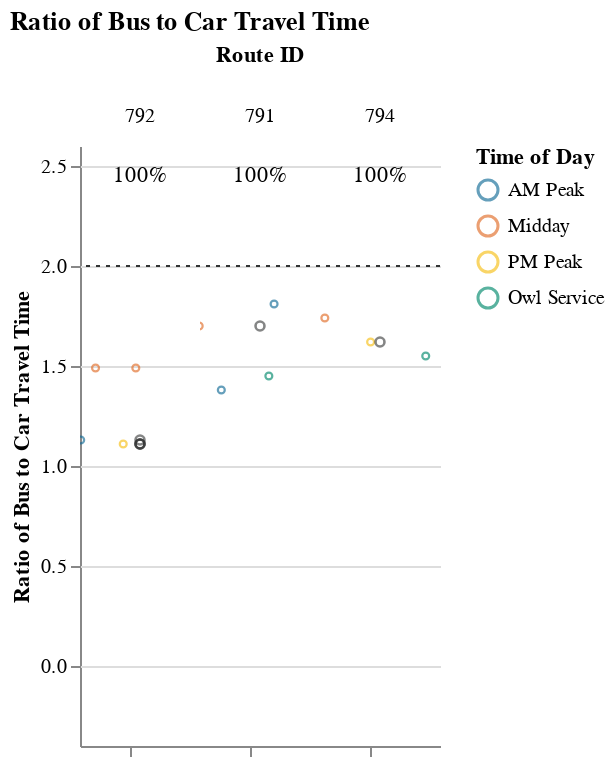
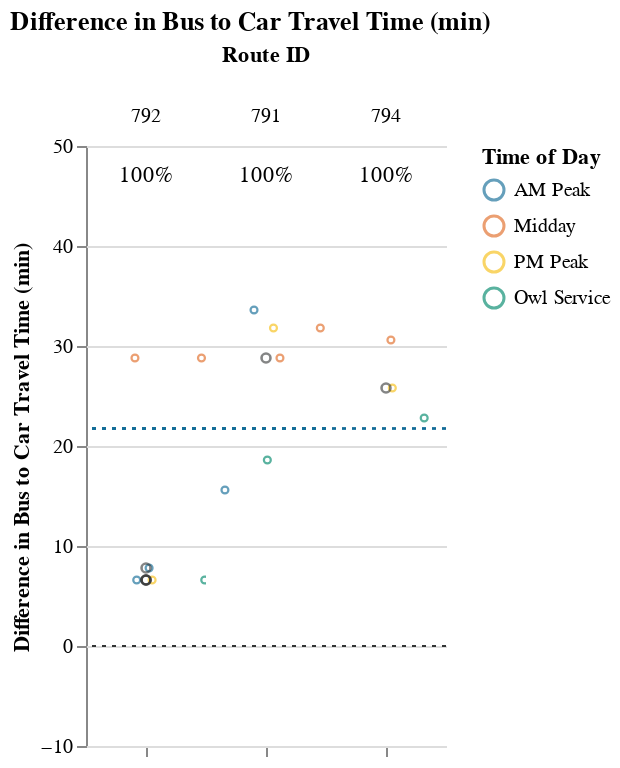

The code cell stored with these charts, in order, in its notebook:
### Markdown cell above
### Medium Routes (1-1.5 hrs)

### Code cell
route_group = "medium"
try:
    subset_routes, mult, diff  = setup_charts(df, PCT_COMPETITIVE_THRESHOLD, route_group)
    if len(subset_routes) > 0:
        display(
            Markdown(
                f"{CAPTIONS_DICT[route_group]}"
                "Within each route group, routes are sorted in descending order "
                "by % competitive trips and # trips below the additional time cut-off."
            )
        )

        display(mult)
        display(diff)
except:
    print("No routes meet this criteria.")

### Figure 1 — Vega-Lite specification as saved in the notebook (floating-point values rounded to 4 significant figures)
{"config": {"view": {"continuousWidth": 400, "continuousHeight": 300, "stroke": null}, "facet": {"spacing": 0}}, "data": {"name": "data-cec36ca7e28ed5346dc87476c5325a95"}, "facet": {"column": {"field": "route_id", "sort": ["792", "791", "794"], "title": "Route ID", "type": "nominal"}}, "spec": {"layer": [{"mark": {"type": "point", "opacity": 0.65, "size": 12, "strokeWidth": 1.1}, "encoding": {"color": {"field": "time_of_day", "scale": {"range": ["#136C97", "#E16B26", "#F6BF16", "#00896B", "#7790A3", "#5B559C"]}, "sort": ["AM Peak", "Midday", "PM Peak", "Owl Service"], "title": "Time of Day", "type": "nominal"}, "tooltip": [{"field": "route_id", "type": "nominal"}, {"field": "trip_id", "type": "nominal"}, {"field": "service_hours", "type": "quantitative"}, {"field": "car_duration_hours", "type": "quantitative"}, {"field": "bus_multiplier", "type": "quantitative"}, {"field": "bus_difference", "type": "quantitative"}, {"field": "num_trips", "type": "quantitative"}, {"field": "num_competitive", "type": "quantitative"}, {"field": "pct_trips_competitive", "type": "quantitative"}, {"field": "p25", "type": "quantitative"}, {"field": "p50", "type": "quantitative"}, {"field": "p75", "type": "quantitative"}], "x": {"axis": {"grid": false, "labels": false, "ticks": true, "values": [0]}, "field": "jitter", "scale": {}, "title": null, "type": "quantitative"}, "y": {"field": "bus_multiplier", "scale": {"domain": [-0.25, 2.5]}, "title": "Ratio of Bus to Car Travel Time", "type": "quantitative"}}, "selection": {"selector003": {"type": "interval", "bind": "scales", "encodings": ["x", "y"]}}, "transform": [{"calculate": "sqrt(-2*log(random()))*cos(2*PI*random())", "as": "jitter"}], "width": 60}, {"layer": [{"mark": {"type": "point", "opacity": 0.6, "size": 20, "strokeWidth": 1.3}, "encoding": {"color": {"value": "#323434"}, "y": {"field": "bus_multiplier", "type": "quantitative"}}, "transform": [{"filter": "(datum.p50_trip === 1)"}]}, {"mark": {"type": "rule", "strokeDash": [2, 3]}, "encoding": {"color": {"value": "#323434"}, "y": {"field": "cutoff", "type": "quantitative"}}}, {"mark": {"type": "text", "align": "center", "baseline": "middle"}, "encoding": {"color": {"value": "black"}, "text": {"field": "pct_trips_competitive", "format": ".0%", "type": "quantitative"}, "tooltip": [{"field": "route_id", "type": "nominal"}, {"field": "trip_id", "type": "nominal"}, {"field": "service_hours", "type": "quantitative"}, {"field": "car_duration_hours", "type": "quantitative"}, {"field": "bus_multiplier", "type": "quantitative"}, {"field": "bus_difference", "type": "quantitative"}, {"field": "num_trips", "type": "quantitative"}, {"field": "num_competitive", "type": "quantitative"}, {"field": "pct_trips_competitive", "type": "quantitative"}, {"field": "p25", "type": "quantitative"}, {"field": "p50", "type": "quantitative"}, {"field": "p75", "type": "quantitative"}], "x": {"value": 30}, "y": {"value": 15}}, "transform": [{"calculate": "sqrt(-2*log(random()))*cos(2*PI*random())", "as": "jitter"}, {"filter": "(datum.fastest_trip === 1)"}]}]}]}, "resolve": {"scale": {"y": "shared"}}, "title": "Ratio of Bus to Car Travel Time", "$schema": "https://vega.github.io/schema/vega-lite/v4.17.0.json", "datasets": {"data-cec36ca7e28ed5346dc87476c5325a95": [{"calitp_itp_id": 295, "trip_key": 90724536707304223, "trip_id": "2062", "shape_id": "35", "route_id": "791", "service_hours": 0.95, "trip_first_departure_ts": 30600, "trip_last_arrival_ts": 34020, "departure_hour": 8, "time_of_day": "AM Peak", "p25": 1.042, "p50": 1.195, "p75": 1.22, "p50_trip": 0, "fastest_trip": 1, "car_duration_hours": 0.69, "competitive_route": 1, "bus_multiplier": 1.38, "bus_difference": 15.6, "num_trips": 6, "num_competitive": 6, "pct_trips_competitive": 1.0, "bus_difference_spread": 18.0, "route_group": "medium", "max_trip_hrs": 1.25, "max_trip_route_group": 1.45, "name": "City of Santa Clarita", "caltrans_district": "07 - Los Angeles", "drmt_organization_name": null, "cutoff2": 21.75, "cutoff": 2}, {"calitp_itp_id": 295, "trip_key": 8998977082027214412, "trip_id": "2059", "shape_id": "35", "route_id": "791", "service_hours": 1.0, "trip_first_departure_ts": 24600, "trip_last_arrival_ts": 28200, "departure_hour": 6, "time_of_day": "Owl Service", "p25": 1.042, "p50": 1.195, "p75": 1.22, "p50_trip": 0, "fastest_trip": 0, "car_duration_hours": 0.69, "competitive_route": 1, "bus_multiplier": 1.45, "bus_difference": 18.6, "num_trips": 6, "num_competitive": 6, "pct_trips_competitive": 1.0, "bus_difference_spread": 18.0, "route_group": "medium", "max_trip_hrs": 1.25, "max_trip_route_group": 1.45, "name": "City of Santa Clarita", "caltrans_district": "07 - Los Angeles", "drmt_organization_name": null, "cutoff2": 21.75, "cutoff": 2}, {"calitp_itp_id": 295, "trip_key": -4465003312739582576, "trip_id": "2063", "shape_id": "55", "route_id": "791", "service_hours": 1.17, "trip_first_departure_ts": 51600, "trip_last_arrival_ts": 55800, "departure_hour": 14, "time_of_day": "Midday", "p25": 1.042, "p50": 1.195, "p75": 1.22, "p50_trip": 1, "fastest_trip": 0, "car_duration_hours": 0.69, "competitive_route": 1, "bus_multiplier": 1.7, "bus_difference": 28.8, "num_trips": 6, "num_competitive": 6, "pct_trips_competitive": 1.0, "bus_difference_spread": 18.0, "route_group": "medium", "max_trip_hrs": 1.25, "max_trip_route_group": 1.45, "name": "City of Santa Clarita", "caltrans_district": "07 - Los Angeles", "drmt_organization_name": null, "cutoff2": 21.75, "cutoff": 2}, {"calitp_itp_id": 295, "trip_key": 7435519898955111689, "trip_id": "2064", "shape_id": "54", "route_id": "791", "service_hours": 1.22, "trip_first_departure_ts": 56100, "trip_last_arrival_ts": 60480, "departure_hour": 15, "time_of_day": "Midday", "p25": 1.042, "p50": 1.195, "p75": 1.22, "p50_trip": 0, "fastest_trip": 0, "car_duration_hours": 0.69, "competitive_route": 1, "bus_multiplier": 1.77, "bus_difference": 31.8, "num_trips": 6, "num_competitive": 6, "pct_trips_competitive": 1.0, "bus_difference_spread": 18.0, "route_group": "medium", "max_trip_hrs": 1.25, "max_trip_route_group": 1.45, "name": "City of Santa Clarita", "caltrans_district": "07 - Los Angeles", "drmt_organization_name": null, "cutoff2": 21.75, "cutoff": 2}, {"calitp_itp_id": 295, "trip_key": 613643065617105215, "trip_id": "2065", "shape_id": "54", "route_id": "791", "service_hours": 1.22, "trip_first_departure_ts": 61320, "trip_last_arrival_ts": 65700, "departure_hour": 17, "time_of_day": "PM Peak", "p25": 1.042, "p50": 1.195, "p75": 1.22, "p50_trip": 0, "fastest_trip": 0, "car_duration_hours": 0.69, "competitive_route": 1, "bus_multiplier": 1.77, "bus_difference": 31.8, "num_trips": 6, "num_competitive": 6, "pct_trips_competitive": 1.0, "bus_difference_spread": 18.0, "route_group": "medium", "max_trip_hrs": 1.25, "max_trip_route_group": 1.45, "name": "City of Santa Clarita", "caltrans_district": "07 - Los Angeles", "drmt_organization_name": null, "cutoff2": 21.75, "cutoff": 2}, {"calitp_itp_id": 295, "trip_key": -4858443533916626083, "trip_id": "2060", "shape_id": "59", "route_id": "791", "service_hours": 1.25, "trip_first_departure_ts": 26400, "trip_last_arrival_ts": 30900, "departure_hour": 7, "time_of_day": "AM Peak", "p25": 1.042, "p50": 1.195, "p75": 1.22, "p50_trip": 0, "fastest_trip": 0, "car_duration_hours": 0.69, "competitive_route": 1, "bus_multiplier": 1.81, "bus_difference": 33.6, "num_trips": 6, "num_competitive": 6, "pct_trips_competitive": 1.0, "bus_difference_spread": 18.0, "route_group": "medium", "max_trip_hrs": 1.25, "max_trip_route_group": 1.45, "name": "City of Santa Clarita", "caltrans_district": "07 - Los Angeles", "drmt_organization_name": null, "cutoff2": 21.75, "cutoff": 2}, {"calitp_itp_id": 295, "trip_key": -4799802119798677315, "trip_id": "2188", "shape_id": "201", "route_id": "792", "service_hours": 1.08, "trip_first_departure_ts": 24600, "trip_last_arrival_ts": 28500, "departure_hour": 6, "time_of_day": "Owl Service", "p25": 1.08, "p50": 1.09, "p75": 1.363, "p50_trip": 1, "fastest_trip": 0, "car_duration_hours": 0.97, "competitive_route": 1, "bus_multiplier": 1.11, "bus_difference": 6.6, "num_trips": 6, "num_competitive": 6, "pct_trips_competitive": 1.0, "bus_difference_spread": 22.2, "route_group": "medium", "max_trip_hrs": 1.45, "max_trip_route_group": 1.45, "name": "City of Santa Clarita", "caltrans_district": "07 - Los Angeles", "drmt_organization_name": null, "cutoff2": 21.75, "cutoff": 2}, {"calitp_itp_id": 295, "trip_key": -2145228177646011422, "trip_id": "3052", "shape_id": "159", "route_id": "792", "service_hours": 1.08, "trip_first_departure_ts": 62700, "trip_last_arrival_ts": 66600, "departure_hour": 17, "time_of_day": "PM Peak", "p25": 1.08, "p50": 1.09, "p75": 1.363, "p50_trip": 1, "fastest_trip": 1, "car_duration_hours": 0.97, "competitive_route": 1, "bus_multiplier": 1.11, "bus_difference": 6.6, "num_trips": 6, "num_competitive": 6, "pct_trips_competitive": 1.0, "bus_difference_spread": 22.2, "route_group": "medium", "max_trip_hrs": 1.45, "max_trip_route_group": 1.45, "name": "City of Santa Clarita", "caltrans_district": "07 - Los Angeles", "drmt_organization_name": null, "cutoff2": 21.75, "cutoff": 2}, {"calitp_itp_id": 295, "trip_key": -1723290843438135529, "trip_id": "815", "shape_id": "201", "route_id": "792", "service_hours": 1.08, "trip_first_departure_ts": 25440, "trip_last_arrival_ts": 29340, "departure_hour": 7, "time_of_day": "AM Peak", "p25": 1.08, "p50": 1.09, "p75": 1.363, "p50_trip": 1, "fastest_trip": 0, "car_duration_hours": 0.97, "competitive_route": 1, "bus_multiplier": 1.11, "bus_difference": 6.6, "num_trips": 6, "num_competitive": 6, "pct_trips_competitive": 1.0, "bus_difference_spread": 22.2, "route_group": "medium", "max_trip_hrs": 1.45, "max_trip_route_group": 1.45, "name": "City of Santa Clarita", "caltrans_district": "07 - Los Angeles", "drmt_organization_name": null, "cutoff2": 21.75, "cutoff": 2}, {"calitp_itp_id": 295, "trip_key": -2917032666701770817, "trip_id": "816", "shape_id": "201", "route_id": "792", "service_hours": 1.1, "trip_first_departure_ts": 28020, "trip_last_arrival_ts": 31980, "departure_hour": 7, "time_of_day": "AM Peak", "p25": 1.08, "p50": 1.09, "p75": 1.363, "p50_trip": 1, "fastest_trip": 0, "car_duration_hours": 0.97, "competitive_route": 1, "bus_multiplier": 1.13, "bus_difference": 7.8, "num_trips": 6, "num_competitive": 6, "pct_trips_competitive": 1.0, "bus_difference_spread": 22.2, "route_group": "medium", "max_trip_hrs": 1.45, "max_trip_route_group": 1.45, "name": "City of Santa Clarita", "caltrans_district": "07 - Los Angeles", "drmt_organization_name": null, "cutoff2": 21.75, "cutoff": 2}, {"calitp_itp_id": 295, "trip_key": 2443118677751705358, "trip_id": "3049", "shape_id": "179", "route_id": "792", "service_hours": 1.45, "trip_first_departure_ts": 53940, "trip_last_arrival_ts": 59160, "departure_hour": 14, "time_of_day": "Midday", "p25": 1.08, "p50": 1.09, "p75": 1.363, "p50_trip": 0, "fastest_trip": 0, "car_duration_hours": 0.97, "competitive_route": 1, "bus_multiplier": 1.49, "bus_difference": 28.8, "num_trips": 6, "num_competitive": 6, "pct_trips_competitive": 1.0, "bus_difference_spread": 22.2, "route_group": "medium", "max_trip_hrs": 1.45, "max_trip_route_group": 1.45, "name": "City of Santa Clarita", "caltrans_district": "07 - Los Angeles", "drmt_organization_name": null, "cutoff2": 21.75, "cutoff": 2}, {"calitp_itp_id": 295, "trip_key": -304887942601533520, "trip_id": "3051", "shape_id": "179", "route_id": "792", "service_hours": 1.45, "trip_first_departure_ts": 57540, "trip_last_arrival_ts": 62760, "departure_hour": 15, "time_of_day": "Midday", "p25": 1.08, "p50": 1.09, "p75": 1.363, "p50_trip": 0, "fastest_trip": 0, "car_duration_hours": 0.97, "competitive_route": 1, "bus_multiplier": 1.49, "bus_difference": 28.8, "num_trips": 6, "num_competitive": 6, "pct_trips_competitive": 1.0, "bus_difference_spread": 22.2, "route_group": "medium", "max_trip_hrs": 1.45, "max_trip_route_group": 1.45, "name": "City of Santa Clarita", "caltrans_district": "07 - Los Angeles", "drmt_organization_name": null, "cutoff2": 21.75, "cutoff": 2}, {"calitp_itp_id": 295, "trip_key": -6737610787613604247, "trip_id": "3053", "shape_id": "200", "route_id": "794", "service_hours": 1.07, "trip_first_departure_ts": 24600, "trip_last_arrival_ts": 28440, "departure_hour": 6, "time_of_day": "Owl Service", "p25": 1.095, "p50": 1.12, "p75": 1.16, "p50_trip": 0, "fastest_trip": 1, "car_duration_hours": 0.69, "competitive_route": 1, "bus_multiplier": 1.55, "bus_difference": 22.8, "num_trips": 3, "num_competitive": 3, "pct_trips_competitive": 1.0, "bus_difference_spread": 7.8, "route_group": "medium", "max_trip_hrs": 1.2, "max_trip_route_group": 1.45, "name": "City of Santa Clarita", "caltrans_district": "07 - Los Angeles", "drmt_organization_name": null, "cutoff2": 21.75, "cutoff": 2}, {"calitp_itp_id": 295, "trip_key": 4330343996309374576, "trip_id": "3059", "shape_id": "198", "route_id": "794", "service_hours": 1.12, "trip_first_departure_ts": 61920, "trip_last_arrival_ts": 65940, "departure_hour": 17, "time_of_day": "PM Peak", "p25": 1.095, "p50": 1.12, "p75": 1.16, "p50_trip": 1, "fastest_trip": 0, "car_duration_hours": 0.69, "competitive_route": 1, "bus_multiplier": 1.62, "bus_difference": 25.8, "num_trips": 3, "num_competitive": 3, "pct_trips_competitive": 1.0, "bus_difference_spread": 7.8, "route_group": "medium", "max_trip_hrs": 1.2, "max_trip_route_group": 1.45, "name": "City of Santa Clarita", "caltrans_district": "07 - Los Angeles", "drmt_organization_name": null, "cutoff2": 21.75, "cutoff": 2}, {"calitp_itp_id": 295, "trip_key": 249366034620175958, "trip_id": "3058", "shape_id": "198", "route_id": "794", "service_hours": 1.2, "trip_first_departure_ts": 58800, "trip_last_arrival_ts": 63120, "departure_hour": 16, "time_of_day": "Midday", "p25": 1.095, "p50": 1.12, "p75": 1.16, "p50_trip": 0, "fastest_trip": 0, "car_duration_hours": 0.69, "competitive_route": 1, "bus_multiplier": 1.74, "bus_difference": 30.6, "num_trips": 3, "num_competitive": 3, "pct_trips_competitive": 1.0, "bus_difference_spread": 7.8, "route_group": "medium", "max_trip_hrs": 1.2, "max_trip_route_group": 1.45, "name": "City of Santa Clarita", "caltrans_district": "07 - Los Angeles", "drmt_organization_name": null, "cutoff2": 21.75, "cutoff": 2}]}}

### Figure 2 — Vega-Lite specification as saved in the notebook (floating-point values rounded to 4 significant figures)
{"config": {"view": {"continuousWidth": 400, "continuousHeight": 300, "stroke": null}, "facet": {"spacing": 0}}, "data": {"name": "data-6e52d55f84a68d06eb136b69c53e9cc0"}, "facet": {"column": {"field": "route_id", "sort": ["792", "791", "794"], "title": "Route ID", "type": "nominal"}}, "spec": {"layer": [{"mark": {"type": "point", "opacity": 0.65, "size": 12, "strokeWidth": 1.1}, "encoding": {"color": {"field": "time_of_day", "scale": {"range": ["#136C97", "#E16B26", "#F6BF16", "#00896B", "#7790A3", "#5B559C"]}, "sort": ["AM Peak", "Midday", "PM Peak", "Owl Service"], "title": "Time of Day", "type": "nominal"}, "tooltip": [{"field": "route_id", "type": "nominal"}, {"field": "trip_id", "type": "nominal"}, {"field": "service_hours", "type": "quantitative"}, {"field": "car_duration_hours", "type": "quantitative"}, {"field": "bus_multiplier", "type": "quantitative"}, {"field": "bus_difference", "type": "quantitative"}, {"field": "num_trips", "type": "quantitative"}, {"field": "num_competitive", "type": "quantitative"}, {"field": "pct_trips_competitive", "type": "quantitative"}, {"field": "p25", "type": "quantitative"}, {"field": "p50", "type": "quantitative"}, {"field": "p75", "type": "quantitative"}], "x": {"axis": {"grid": false, "labels": false, "ticks": true, "values": [0]}, "field": "jitter", "scale": {}, "title": null, "type": "quantitative"}, "y": {"field": "bus_difference", "scale": {"domain": [-7.2, 46.8]}, "title": "Difference in Bus to Car Travel Time (min)", "type": "quantitative"}}, "selection": {"selector004": {"type": "interval", "bind": "scales", "encodings": ["x", "y"]}}, "transform": [{"calculate": "sqrt(-2*log(random()))*cos(2*PI*random())", "as": "jitter"}], "width": 60}, {"layer": [{"mark": {"type": "point", "opacity": 0.6, "size": 20, "strokeWidth": 1.3}, "encoding": {"color": {"value": "#323434"}, "y": {"field": "bus_difference", "type": "quantitative"}}, "transform": [{"filter": "(datum.p50_trip === 1)"}]}, {"mark": {"type": "rule", "strokeDash": [2, 3]}, "encoding": {"color": {"value": "#323434"}, "y": {"field": "cutoff", "type": "quantitative"}}}, {"mark": {"type": "rule", "strokeDash": [2, 3]}, "encoding": {"color": {"value": "#136C97"}, "y": {"field": "cutoff2", "type": "quantitative"}}}, {"mark": {"type": "text", "align": "center", "baseline": "middle"}, "encoding": {"color": {"value": "black"}, "text": {"field": "pct_trips_competitive", "format": ".0%", "type": "quantitative"}, "tooltip": [{"field": "route_id", "type": "nominal"}, {"field": "trip_id", "type": "nominal"}, {"field": "service_hours", "type": "quantitative"}, {"field": "car_duration_hours", "type": "quantitative"}, {"field": "bus_multiplier", "type": "quantitative"}, {"field": "bus_difference", "type": "quantitative"}, {"field": "num_trips", "type": "quantitative"}, {"field": "num_competitive", "type": "quantitative"}, {"field": "pct_trips_competitive", "type": "quantitative"}, {"field": "p25", "type": "quantitative"}, {"field": "p50", "type": "quantitative"}, {"field": "p75", "type": "quantitative"}], "x": {"value": 30}, "y": {"value": 15}}, "transform": [{"calculate": "sqrt(-2*log(random()))*cos(2*PI*random())", "as": "jitter"}, {"filter": "(datum.fastest_trip === 1)"}]}]}]}, "resolve": {"scale": {"y": "shared"}}, "title": "Difference in Bus to Car Travel Time (min)", "$schema": "https://vega.github.io/schema/vega-lite/v4.17.0.json", "datasets": {"data-6e52d55f84a68d06eb136b69c53e9cc0": [{"calitp_itp_id": 295, "trip_key": 90724536707304223, "trip_id": "2062", "shape_id": "35", "route_id": "791", "service_hours": 0.95, "trip_first_departure_ts": 30600, "trip_last_arrival_ts": 34020, "departure_hour": 8, "time_of_day": "AM Peak", "p25": 1.042, "p50": 1.195, "p75": 1.22, "p50_trip": 0, "fastest_trip": 1, "car_duration_hours": 0.69, "competitive_route": 1, "bus_multiplier": 1.38, "bus_difference": 15.6, "num_trips": 6, "num_competitive": 6, "pct_trips_competitive": 1.0, "bus_difference_spread": 18.0, "route_group": "medium", "max_trip_hrs": 1.25, "max_trip_route_group": 1.45, "name": "City of Santa Clarita", "caltrans_district": "07 - Los Angeles", "drmt_organization_name": null, "cutoff2": 21.75, "cutoff": 0}, {"calitp_itp_id": 295, "trip_key": 8998977082027214412, "trip_id": "2059", "shape_id": "35", "route_id": "791", "service_hours": 1.0, "trip_first_departure_ts": 24600, "trip_last_arrival_ts": 28200, "departure_hour": 6, "time_of_day": "Owl Service", "p25": 1.042, "p50": 1.195, "p75": 1.22, "p50_trip": 0, "fastest_trip": 0, "car_duration_hours": 0.69, "competitive_route": 1, "bus_multiplier": 1.45, "bus_difference": 18.6, "num_trips": 6, "num_competitive": 6, "pct_trips_competitive": 1.0, "bus_difference_spread": 18.0, "route_group": "medium", "max_trip_hrs": 1.25, "max_trip_route_group": 1.45, "name": "City of Santa Clarita", "caltrans_district": "07 - Los Angeles", "drmt_organization_name": null, "cutoff2": 21.75, "cutoff": 0}, {"calitp_itp_id": 295, "trip_key": -4465003312739582576, "trip_id": "2063", "shape_id": "55", "route_id": "791", "service_hours": 1.17, "trip_first_departure_ts": 51600, "trip_last_arrival_ts": 55800, "departure_hour": 14, "time_of_day": "Midday", "p25": 1.042, "p50": 1.195, "p75": 1.22, "p50_trip": 1, "fastest_trip": 0, "car_duration_hours": 0.69, "competitive_route": 1, "bus_multiplier": 1.7, "bus_difference": 28.8, "num_trips": 6, "num_competitive": 6, "pct_trips_competitive": 1.0, "bus_difference_spread": 18.0, "route_group": "medium", "max_trip_hrs": 1.25, "max_trip_route_group": 1.45, "name": "City of Santa Clarita", "caltrans_district": "07 - Los Angeles", "drmt_organization_name": null, "cutoff2": 21.75, "cutoff": 0}, {"calitp_itp_id": 295, "trip_key": 7435519898955111689, "trip_id": "2064", "shape_id": "54", "route_id": "791", "service_hours": 1.22, "trip_first_departure_ts": 56100, "trip_last_arrival_ts": 60480, "departure_hour": 15, "time_of_day": "Midday", "p25": 1.042, "p50": 1.195, "p75": 1.22, "p50_trip": 0, "fastest_trip": 0, "car_duration_hours": 0.69, "competitive_route": 1, "bus_multiplier": 1.77, "bus_difference": 31.8, "num_trips": 6, "num_competitive": 6, "pct_trips_competitive": 1.0, "bus_difference_spread": 18.0, "route_group": "medium", "max_trip_hrs": 1.25, "max_trip_route_group": 1.45, "name": "City of Santa Clarita", "caltrans_district": "07 - Los Angeles", "drmt_organization_name": null, "cutoff2": 21.75, "cutoff": 0}, {"calitp_itp_id": 295, "trip_key": 613643065617105215, "trip_id": "2065", "shape_id": "54", "route_id": "791", "service_hours": 1.22, "trip_first_departure_ts": 61320, "trip_last_arrival_ts": 65700, "departure_hour": 17, "time_of_day": "PM Peak", "p25": 1.042, "p50": 1.195, "p75": 1.22, "p50_trip": 0, "fastest_trip": 0, "car_duration_hours": 0.69, "competitive_route": 1, "bus_multiplier": 1.77, "bus_difference": 31.8, "num_trips": 6, "num_competitive": 6, "pct_trips_competitive": 1.0, "bus_difference_spread": 18.0, "route_group": "medium", "max_trip_hrs": 1.25, "max_trip_route_group": 1.45, "name": "City of Santa Clarita", "caltrans_district": "07 - Los Angeles", "drmt_organization_name": null, "cutoff2": 21.75, "cutoff": 0}, {"calitp_itp_id": 295, "trip_key": -4858443533916626083, "trip_id": "2060", "shape_id": "59", "route_id": "791", "service_hours": 1.25, "trip_first_departure_ts": 26400, "trip_last_arrival_ts": 30900, "departure_hour": 7, "time_of_day": "AM Peak", "p25": 1.042, "p50": 1.195, "p75": 1.22, "p50_trip": 0, "fastest_trip": 0, "car_duration_hours": 0.69, "competitive_route": 1, "bus_multiplier": 1.81, "bus_difference": 33.6, "num_trips": 6, "num_competitive": 6, "pct_trips_competitive": 1.0, "bus_difference_spread": 18.0, "route_group": "medium", "max_trip_hrs": 1.25, "max_trip_route_group": 1.45, "name": "City of Santa Clarita", "caltrans_district": "07 - Los Angeles", "drmt_organization_name": null, "cutoff2": 21.75, "cutoff": 0}, {"calitp_itp_id": 295, "trip_key": -4799802119798677315, "trip_id": "2188", "shape_id": "201", "route_id": "792", "service_hours": 1.08, "trip_first_departure_ts": 24600, "trip_last_arrival_ts": 28500, "departure_hour": 6, "time_of_day": "Owl Service", "p25": 1.08, "p50": 1.09, "p75": 1.363, "p50_trip": 1, "fastest_trip": 0, "car_duration_hours": 0.97, "competitive_route": 1, "bus_multiplier": 1.11, "bus_difference": 6.6, "num_trips": 6, "num_competitive": 6, "pct_trips_competitive": 1.0, "bus_difference_spread": 22.2, "route_group": "medium", "max_trip_hrs": 1.45, "max_trip_route_group": 1.45, "name": "City of Santa Clarita", "caltrans_district": "07 - Los Angeles", "drmt_organization_name": null, "cutoff2": 21.75, "cutoff": 0}, {"calitp_itp_id": 295, "trip_key": -2145228177646011422, "trip_id": "3052", "shape_id": "159", "route_id": "792", "service_hours": 1.08, "trip_first_departure_ts": 62700, "trip_last_arrival_ts": 66600, "departure_hour": 17, "time_of_day": "PM Peak", "p25": 1.08, "p50": 1.09, "p75": 1.363, "p50_trip": 1, "fastest_trip": 1, "car_duration_hours": 0.97, "competitive_route": 1, "bus_multiplier": 1.11, "bus_difference": 6.6, "num_trips": 6, "num_competitive": 6, "pct_trips_competitive": 1.0, "bus_difference_spread": 22.2, "route_group": "medium", "max_trip_hrs": 1.45, "max_trip_route_group": 1.45, "name": "City of Santa Clarita", "caltrans_district": "07 - Los Angeles", "drmt_organization_name": null, "cutoff2": 21.75, "cutoff": 0}, {"calitp_itp_id": 295, "trip_key": -1723290843438135529, "trip_id": "815", "shape_id": "201", "route_id": "792", "service_hours": 1.08, "trip_first_departure_ts": 25440, "trip_last_arrival_ts": 29340, "departure_hour": 7, "time_of_day": "AM Peak", "p25": 1.08, "p50": 1.09, "p75": 1.363, "p50_trip": 1, "fastest_trip": 0, "car_duration_hours": 0.97, "competitive_route": 1, "bus_multiplier": 1.11, "bus_difference": 6.6, "num_trips": 6, "num_competitive": 6, "pct_trips_competitive": 1.0, "bus_difference_spread": 22.2, "route_group": "medium", "max_trip_hrs": 1.45, "max_trip_route_group": 1.45, "name": "City of Santa Clarita", "caltrans_district": "07 - Los Angeles", "drmt_organization_name": null, "cutoff2": 21.75, "cutoff": 0}, {"calitp_itp_id": 295, "trip_key": -2917032666701770817, "trip_id": "816", "shape_id": "201", "route_id": "792", "service_hours": 1.1, "trip_first_departure_ts": 28020, "trip_last_arrival_ts": 31980, "departure_hour": 7, "time_of_day": "AM Peak", "p25": 1.08, "p50": 1.09, "p75": 1.363, "p50_trip": 1, "fastest_trip": 0, "car_duration_hours": 0.97, "competitive_route": 1, "bus_multiplier": 1.13, "bus_difference": 7.8, "num_trips": 6, "num_competitive": 6, "pct_trips_competitive": 1.0, "bus_difference_spread": 22.2, "route_group": "medium", "max_trip_hrs": 1.45, "max_trip_route_group": 1.45, "name": "City of Santa Clarita", "caltrans_district": "07 - Los Angeles", "drmt_organization_name": null, "cutoff2": 21.75, "cutoff": 0}, {"calitp_itp_id": 295, "trip_key": 2443118677751705358, "trip_id": "3049", "shape_id": "179", "route_id": "792", "service_hours": 1.45, "trip_first_departure_ts": 53940, "trip_last_arrival_ts": 59160, "departure_hour": 14, "time_of_day": "Midday", "p25": 1.08, "p50": 1.09, "p75": 1.363, "p50_trip": 0, "fastest_trip": 0, "car_duration_hours": 0.97, "competitive_route": 1, "bus_multiplier": 1.49, "bus_difference": 28.8, "num_trips": 6, "num_competitive": 6, "pct_trips_competitive": 1.0, "bus_difference_spread": 22.2, "route_group": "medium", "max_trip_hrs": 1.45, "max_trip_route_group": 1.45, "name": "City of Santa Clarita", "caltrans_district": "07 - Los Angeles", "drmt_organization_name": null, "cutoff2": 21.75, "cutoff": 0}, {"calitp_itp_id": 295, "trip_key": -304887942601533520, "trip_id": "3051", "shape_id": "179", "route_id": "792", "service_hours": 1.45, "trip_first_departure_ts": 57540, "trip_last_arrival_ts": 62760, "departure_hour": 15, "time_of_day": "Midday", "p25": 1.08, "p50": 1.09, "p75": 1.363, "p50_trip": 0, "fastest_trip": 0, "car_duration_hours": 0.97, "competitive_route": 1, "bus_multiplier": 1.49, "bus_difference": 28.8, "num_trips": 6, "num_competitive": 6, "pct_trips_competitive": 1.0, "bus_difference_spread": 22.2, "route_group": "medium", "max_trip_hrs": 1.45, "max_trip_route_group": 1.45, "name": "City of Santa Clarita", "caltrans_district": "07 - Los Angeles", "drmt_organization_name": null, "cutoff2": 21.75, "cutoff": 0}, {"calitp_itp_id": 295, "trip_key": -6737610787613604247, "trip_id": "3053", "shape_id": "200", "route_id": "794", "service_hours": 1.07, "trip_first_departure_ts": 24600, "trip_last_arrival_ts": 28440, "departure_hour": 6, "time_of_day": "Owl Service", "p25": 1.095, "p50": 1.12, "p75": 1.16, "p50_trip": 0, "fastest_trip": 1, "car_duration_hours": 0.69, "competitive_route": 1, "bus_multiplier": 1.55, "bus_difference": 22.8, "num_trips": 3, "num_competitive": 3, "pct_trips_competitive": 1.0, "bus_difference_spread": 7.8, "route_group": "medium", "max_trip_hrs": 1.2, "max_trip_route_group": 1.45, "name": "City of Santa Clarita", "caltrans_district": "07 - Los Angeles", "drmt_organization_name": null, "cutoff2": 21.75, "cutoff": 0}, {"calitp_itp_id": 295, "trip_key": 4330343996309374576, "trip_id": "3059", "shape_id": "198", "route_id": "794", "service_hours": 1.12, "trip_first_departure_ts": 61920, "trip_last_arrival_ts": 65940, "departure_hour": 17, "time_of_day": "PM Peak", "p25": 1.095, "p50": 1.12, "p75": 1.16, "p50_trip": 1, "fastest_trip": 0, "car_duration_hours": 0.69, "competitive_route": 1, "bus_multiplier": 1.62, "bus_difference": 25.8, "num_trips": 3, "num_competitive": 3, "pct_trips_competitive": 1.0, "bus_difference_spread": 7.8, "route_group": "medium", "max_trip_hrs": 1.2, "max_trip_route_group": 1.45, "name": "City of Santa Clarita", "caltrans_district": "07 - Los Angeles", "drmt_organization_name": null, "cutoff2": 21.75, "cutoff": 0}, {"calitp_itp_id": 295, "trip_key": 249366034620175958, "trip_id": "3058", "shape_id": "198", "route_id": "794", "service_hours": 1.2, "trip_first_departure_ts": 58800, "trip_last_arrival_ts": 63120, "departure_hour": 16, "time_of_day": "Midday", "p25": 1.095, "p50": 1.12, "p75": 1.16, "p50_trip": 0, "fastest_trip": 0, "car_duration_hours": 0.69, "competitive_route": 1, "bus_multiplier": 1.74, "bus_difference": 30.6, "num_trips": 3, "num_competitive": 3, "pct_trips_competitive": 1.0, "bus_difference_spread": 7.8, "route_group": "medium", "max_trip_hrs": 1.2, "max_trip_route_group": 1.45, "name": "City of Santa Clarita", "caltrans_district": "07 - Los Angeles", "drmt_organization_name": null, "cutoff2": 21.75, "cutoff": 0}]}}
